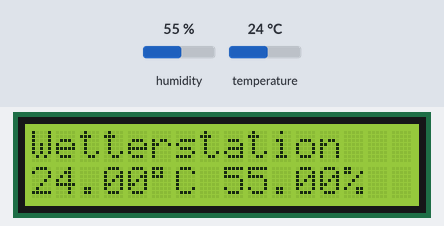
Simulated run of this sketch. Board: Arduino Uno, built with avr-gcc and run on an emulated ATmega328P. On the bench: 16×2 character LCD. The inputs (shaded band) are chosen by the test bench; at power-on: humidity 55 %, temperature 24 °C. What the sketch prints to the serial monitor is not drawn.

Above: at 2.6 s.
2.7 s: humidity set to 22 %
At 5.2 s:
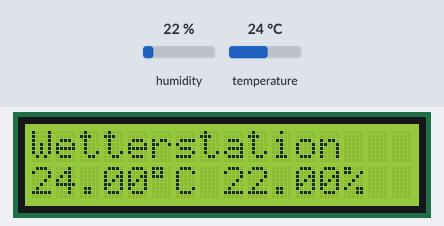
5.7 s: temperature set to 12 °C
At 6.5 s:
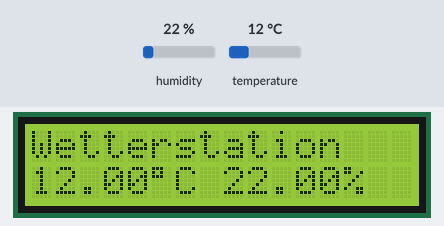
8.7 s: humidity set to 40 %
At 11.3 s:
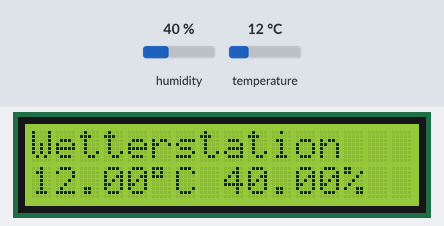
11.7 s: temperature set to 19 °C
At 12.8 s:
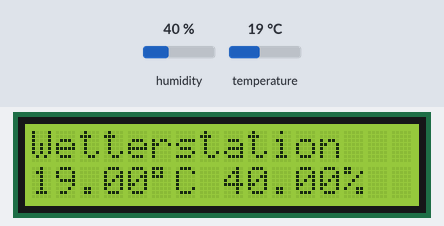
Timing chart, 0 to 14.7 s (numbered marks = the images above; inputs shaded):
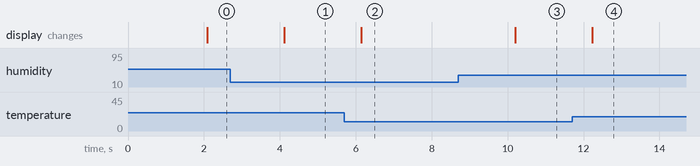

The sketch:

dht11.ino
```cpp
#include <LiquidCrystal.h>
#include <DHT.h>

// Wetterstation mit einem einfachen LC-Display


#define DHTPIN 2 //Der Sensor wird an PIN 2 angeschlossen
#define DHTTYPE DHT11    // Es handelt sich um den DHT11 Sensor

DHT dht(DHTPIN, DHTTYPE); //Der Sensor wird ab jetzt mit „dth“ angesprochen
LiquidCrystal lcd(12, 11, 6, 5, 4, 3); // Pins des LCD festlegen


void setup()
{
  dht.begin(); //DHT11 Sensor starten
  // LCD einschalten
  lcd.begin(16, 2); // Display mit 16 Zeichen und 2 Zeilen
  lcd.setCursor(0, 0); //Startposition: Erstes Zeichen in der oberen Zeile
  lcd.print("Wetterstation"); // Das soll permanent in der oberen Zeile angezeigt werden
  Serial.begin(9600);
}

void loop()
{
   delay(2000); //Zwei Sekunden Vorlaufzeit bis zur Messung (der Sensor ist etwas träge)

  float Luftfeuchtigkeit = dht.readHumidity(); //die Luftfeuchtigkeit auslesen /speichern
  float Temperatur = dht.readTemperature();//die Temperatur auslesen / speichern

  // Ausgabe auf LCD
  lcd.setCursor(0, 1);
  lcd.print(Temperatur);
  lcd.print("\337C "); // \337 -> Grad
  lcd.print(Luftfeuchtigkeit);
  lcd.print("%");
  Serial.print(Temperatur);
  Serial.print(Luftfeuchtigkeit);
}
```

Measured:
- after the input at 2.7 s, the display: changes after 1.4 s (image 1)
- after the input at 5.7 s, the display: changes after 0.44 s (image 2)
- after the input at 8.7 s, the display: changes after 1.5 s (image 3)
- after the input at 11.7 s, the display: changes after 0.52 s (image 4)
